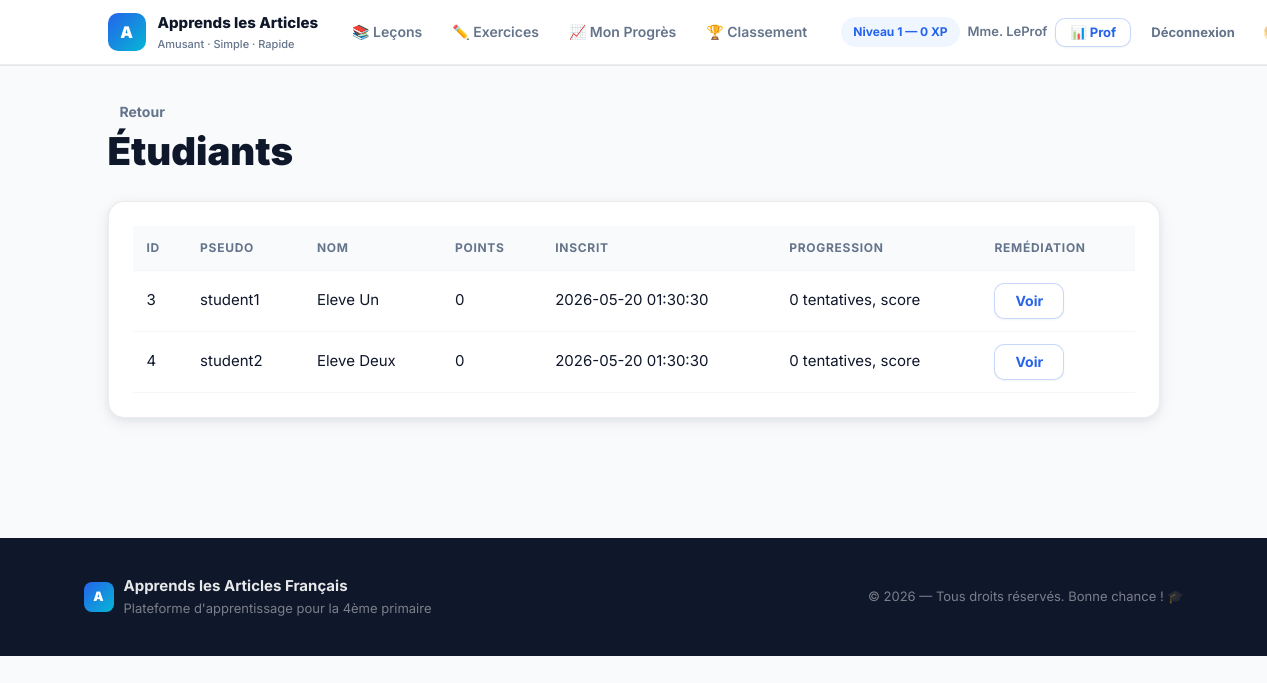
The app's page /teacher/students.php (signed in) with its own data.
### tables this page shows
CREATE TABLE users (
  id INT AUTO_INCREMENT PRIMARY KEY,
  username VARCHAR(100) NOT NULL UNIQUE,
  password_hash VARCHAR(255) NOT NULL,
  role VARCHAR(20) NOT NULL DEFAULT 'student',
  display_name VARCHAR(100),
  points INT DEFAULT 0,
  created_at TIMESTAMP DEFAULT CURRENT_TIMESTAMP
);

### src/auth.php (called while the page is built, shortened)
<?php
require_once __DIR__.'/config.php';
function current_user() {
  if (!empty($_SESSION['user_id'])) {
    global $pdo;
    $stmt = $pdo->prepare('SELECT id,username,display_name,role FROM users WHERE id = ?');
    $stmt->execute([$_SESSION['user_id']]);
    return $stmt->fetch();
  }
  return null;
}

### public/teacher/students.php (the view, shortened to what this page needs)
<?php
require_once __DIR__.'/../../src/auth.php';
$stmt = $pdo->query("SELECT id,username,display_name,points,created_at FROM users WHERE role='student' ORDER BY points DESC");
$students = $stmt->fetchAll();
?><!doctype html>
<html><head><meta charset="utf-8"><title>Étudiants</title><link rel="stylesheet" href="/assets/css/style.css">
<script src="/assets/js/ui.js" defer></script></head><body>
<?php require_once __DIR__.'/../../src/partials/header.php'; ?>
<main class="app-container">
  <a class="btn ghost" href="/teacher/index.php">Retour</a>
  <h1>Étudiants</h1>
  <div class="card">
    <table class="table">
      <thead><tr><th>ID</th><th>Pseudo</th><th>Nom</th><th>Points</th><th>Inscrit</th><th>Progression</th><th>Remédiation</th></tr></thead>
      <tbody>
      <?php foreach($students as $s):
        $pstmt = $pdo->prepare('SELECT COUNT(*) AS cnt, SUM(score) AS total_score FROM attempts WHERE user_id = ?');
        $pstmt->execute([$s['id']]); $stats = $pstmt->fetch();
      ?>
        <tr>
          <td><?=htmlspecialchars($s['id'])?></td>
          <td><?=htmlspecialchars($s['username'])?></td>
          <td><?=htmlspecialchars($s['display_name'])?></td>
          <td><?=htmlspecialchars($s['points'])?></td>
          <td><?=htmlspecialchars($s['created_at'])?></td>
          <td><?=htmlspecialchars($stats['cnt'].' tentatives, score '.$stats['total_score'])?></td>
          <td><a class="btn secondary" href="/teacher/student_progress.php?user_id=<?=urlencode($s['id'])?>">Voir</a></td>
        </tr>
      <?php endforeach; ?>
      </tbody>
    </table>
  </div>
</main>
<?php require_once __DIR__.'/../../src/partials/footer.php'; ?>
</body></html>

### src/partials/header.php (shortened to what this page needs)
<?php
$user = null;
if (!empty($_SESSION['user_id'])){
  $user = current_user();
}
$exercisesHref = '/login.php';
if ($user) {
  if ($user['role'] === 'teacher' || $user['role'] === 'admin') {
    $exercisesHref = '/teacher/index.php';
  } else {
    $exercisesHref = '/student/index.php';
  }
}
?>
<link rel="stylesheet" href="/assets/css/redesign.css">
<header class="site-header" role="banner">
  <div class="rd-nav-inner">
    <a class="site-brand" href="/">
      <div class="brand-logo">A</div>
      <div>
        <div class="brand-title">Apprends les Articles</div>
        <div class="brand-subtitle">Amusant · Simple · Rapide</div>
      </div>
    </a>
    <nav class="rd-nav-links" aria-label="Navigation principale">
      <a class="rd-nav-link" href="/lesson.php">📚 Leçons</a>
      <a class="rd-nav-link" href="<?= htmlspecialchars($exercisesHref) ?>">✏️ Exercices</a>
      <?php if (!empty($_SESSION['user_id'])): ?>
        <a class="rd-nav-link" href="/student/progress.php">📈 Mon Progrès</a>
      <?php endif; ?>
      <a class="rd-nav-link" href="/leaderboard.php">🏆 Classement</a>
    </nav>
    <div class="header-actions">
      <?php if ($user): ?>
        <span style="font-size:12px;font-weight:700;color:var(--rd-primary);background:var(--rd-primary-light);padding:5px 12px;border-radius:999px;white-space:nowrap">
        </span>
        <span class="muted" style="font-size:13px;font-weight:600;white-space:nowrap">
          <?= htmlspecialchars($user['display_name'] ?? $user['username']) ?>
        </span>
        <?php if ($user['role'] === 'teacher'): ?>
          <a class="btn secondary" href="/teacher/index.php" style="padding:7px 14px!important;font-size:13px!important">📊 Prof</a>
        <?php elseif ($user['role'] === 'admin'): ?>
          <a class="btn secondary" href="/admin/index.php" style="padding:7px 14px!important;font-size:13px!important">⚙️ Admin</a>
        <?php endif; ?>
        <a class="btn ghost" href="/logout.php" style="font-size:13px!important">Déconnexion</a>
      <?php else: ?>
        <a class="btn secondary" href="/login.php">Se connecter</a>
        <a class="btn" href="/register.php">S'inscrire</a>
      <?php endif; ?>
      <button id="toggleTheme" class="btn ghost" title="Basculer thème" style="padding:8px!important;font-size:16px!important;box-shadow:none!important">🌗</button>
    </div>
  </div>
</header>

### public/assets/css/style.css (style rules this page uses)
:root { --color-bg: #f7fbff; --color-surface: #ffffff; --color-muted: #6b7280; --color-primary: #3D8AF7; --color-primary-600: #376fd0; --color-accent: #FFB74D; --color-success: #10B981; --color-danger: #EF4444; --color-glass: rgba(255,255,255,0.6); --font-sans: Inter, system-ui, -apple-system, "Segoe UI", Roboto, "Helvetica Neue", Arial; --space-1: 4px; --space-2: 8px; --space-3: 12px; --space-4: 16px; --space-5: 20px; --space-6: 24px; --space-7: 32px; --space-8: 40px; --radius-sm: 8px; --radius: 14px; --radius-lg: 20px; --shadow-sm: 0 4px 12px rgba(15,23,42,0.06); --shadow-md: 0 8px 24px rgba(15,23,42,0.08); --ease-fast: cubic-bezier(.2,.9,.2,1); --transition-fast: 180ms var(--ease-fast); }
* { box-sizing:border-box }
html,body { height:100% }
body { margin:0;padding:20px 36px;font-family:var(--font-sans); background:linear-gradient(180deg, #f0fbff 0%, var(--color-bg) 100%); color:var(--color-muted); -webkit-font-smoothing:antialiased; -moz-osx-font-smoothing:grayscale; }
.app-container { max-width:1100px;margin:0 auto }
.card { background:var(--color-surface);border-radius:var(--radius);box-shadow:var(--shadow-md);padding:18px }
.site-header { display:flex;align-items:center;justify-content:space-between;gap:12px;padding:10px 16px;margin-bottom:18px;border-radius:12px;background:linear-gradient(90deg, rgba(61,138,247,0.06), rgba(255,183,77,0.04)); }
.site-brand { display:flex;align-items:center;gap:12px }
.brand-logo { width:56px;height:56px;border-radius:12px;background:linear-gradient(135deg,var(--color-primary),#06b6d4);display:flex;align-items:center;justify-content:center;color:white;font-weight:800;font-size:20px }
.brand-title { font-size:18px;font-weight:700 }
.header-actions { display:flex;gap:8px;align-items:center }
.btn { display:inline-flex;align-items:center;gap:8px;padding:10px 14px;border-radius:12px;background:var(--color-primary);color:#fff;border:0;cursor:pointer;font-weight:700;box-shadow:var(--shadow-sm);transition:transform var(--transition-fast),box-shadow var(--transition-fast),filter var(--transition-fast) }
.btn.secondary { background:transparent;color:var(--color-primary);border:2px solid rgba(61,138,247,0.08);box-shadow:none }
.btn.ghost { background:transparent;color:var(--muted);border-radius:10px;padding:8px }
.muted { color:var(--muted) }
button { cursor:pointer }
.muted { color:var(--color-muted) }
.table { width:100%;border-collapse:collapse;background:transparent }
.table th,.table td { padding:10px 12px;border-bottom:1px solid rgba(15,23,42,0.04);text-align:left }
.table thead th { background:linear-gradient(90deg, rgba(61,138,247,0.04), rgba(255,183,77,0.02));font-weight:700 }

### records on screen
users: display_name "Mme. LeProf"
users: id "3", username "student1", display_name "Eleve Un", points "0", created_at "2026-05-20 01:30:30", total_score "0 tentatives, score"
users: id "4", username "student2", display_name "Eleve Deux", points "0", created_at "2026-05-20 01:30:30", total_score "0 tentatives, score"
